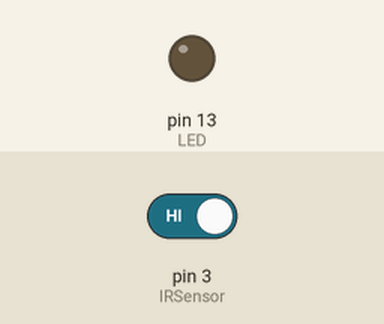
Bench run of a sketch on a simulated Arduino Uno, built with avr-gcc and run on an emulated ATmega328P. Parts: output pins drawn as LEDs (lit = HIGH). Inputs (shaded band) come from the test bench; at power-on: pin 3 (IRSensor) HIGH.

Above: at 1.2 s.
1.3 s: pin 3 (IRSensor) driven LOW
At 2.2 s:
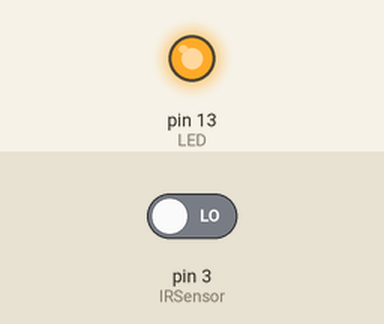
Timing chart, 0 to 4.3 s (numbered marks = the images above; inputs shaded):
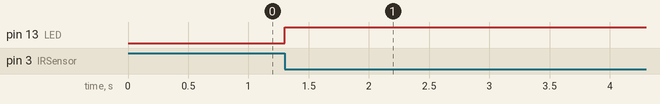

The sketch:

LED.ino
```cpp
int IRSensor = 3;
int LED = 13;

void setup()
{
  pinMode (IRSensor, INPUT); // sensor pin INPUT
  pinMode (LED, OUTPUT); // Led pin OUTPUT
}
bool on = false;
void loop()
 {
 int statusSensor = digitalRead(IRSensor);
  if(statusSensor==0)
  {
      if(on==true)
      {
        digitalWrite(LED,LOW);
        on=false;
       while(digitalRead(IRSensor)==0)
        {
         delay(10);
        }

      }else
      {
        digitalWrite(LED,HIGH);
        on=true;
        while(digitalRead(IRSensor)==0)
        {
          delay(10);
        }

      }
  }
}
```

Measured:
- after the input at 1.3 s, pin 13 (LED): LOW → HIGH at once
